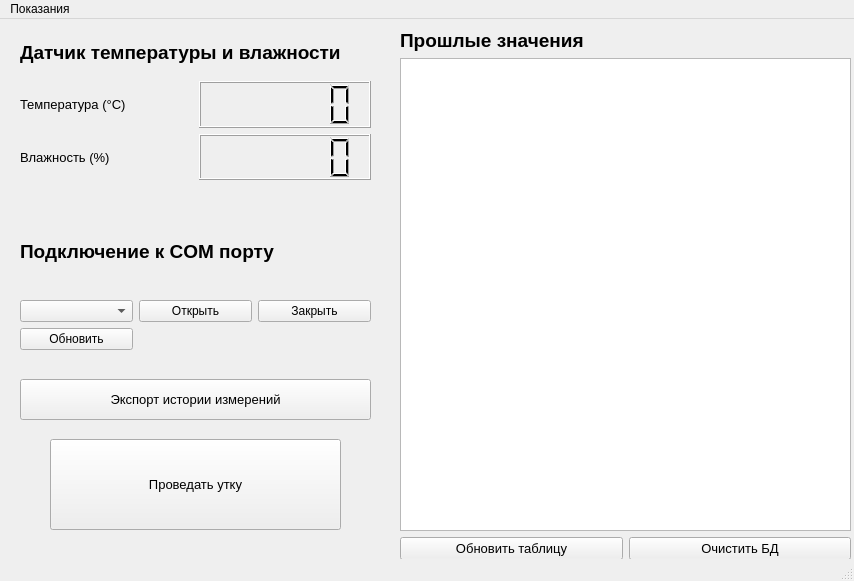
<?xml version="1.0" encoding="UTF-8"?>
<ui version="4.0">
 <class>mainWindow</class>
 <widget class="QMainWindow" name="mainWindow">
  <property name="geometry">
   <rect>
    <x>0</x>
    <y>0</y>
    <width>854</width>
    <height>581</height>
   </rect>
  </property>
  <property name="minimumSize">
   <size>
    <width>854</width>
    <height>581</height>
   </size>
  </property>
  <property name="windowTitle">
   <string>Ну, допустим проект №1</string>
  </property>
  <widget class="QWidget" name="centralwidget">
   <widget class="QWidget" name="gridLayoutWidget">
    <property name="geometry">
     <rect>
      <x>20</x>
      <y>10</y>
      <width>351</width>
      <height>151</height>
     </rect>
    </property>
    <layout class="QGridLayout" name="gridLayout">
     <item row="2" column="0">
      <widget class="QLabel" name="qt_humi_label">
       <property name="font">
        <font>
         <pointsize>10</pointsize>
        </font>
       </property>
       <property name="text">
        <string>Влажность (%)</string>
       </property>
      </widget>
     </item>
     <item row="2" column="1">
      <widget class="QLCDNumber" name="qt_humi">
       <property name="digitCount">
        <number>6</number>
       </property>
      </widget>
     </item>
     <item row="1" column="1">
      <widget class="QLCDNumber" name="qt_temp">
       <property name="digitCount">
        <number>6</number>
       </property>
      </widget>
     </item>
     <item row="1" column="0">
      <widget class="QLabel" name="qt_temp_label">
       <property name="font">
        <font>
         <pointsize>10</pointsize>
        </font>
       </property>
       <property name="text">
        <string>Температура (°C)</string>
       </property>
      </widget>
     </item>
     <item row="0" column="0" colspan="2">
      <widget class="QLabel" name="label">
       <property name="font">
        <font>
         <family>MS Shell Dlg 2</family>
         <pointsize>14</pointsize>
         <weight>75</weight>
         <bold>true</bold>
        </font>
       </property>
       <property name="text">
        <string>Датчик температуры и влажности</string>
       </property>
      </widget>
     </item>
    </layout>
   </widget>
   <widget class="QPushButton" name="export_history">
    <property name="geometry">
     <rect>
      <x>20</x>
      <y>360</y>
      <width>351</width>
      <height>41</height>
     </rect>
    </property>
    <property name="font">
     <font>
      <pointsize>10</pointsize>
     </font>
    </property>
    <property name="text">
     <string>Экспорт истории измерений</string>
    </property>
   </widget>
   <widget class="QWidget" name="gridLayoutWidget_2">
    <property name="geometry">
     <rect>
      <x>20</x>
      <y>190</y>
      <width>351</width>
      <height>141</height>
     </rect>
    </property>
    <layout class="QGridLayout" name="gridLayout_2">
     <item row="1" column="2">
      <widget class="QPushButton" name="serial_sensor_close">
       <property name="text">
        <string>Закрыть</string>
       </property>
      </widget>
     </item>
     <item row="1" column="1">
      <widget class="QPushButton" name="serial_sensor_open">
       <property name="text">
        <string>Открыть</string>
       </property>
      </widget>
     </item>
     <item row="2" column="0">
      <widget class="QPushButton" name="serial_sensor_update">
       <property name="text">
        <string>Обновить</string>
       </property>
      </widget>
     </item>
     <item row="0" column="0" colspan="3">
      <widget class="QLabel" name="label_3">
       <property name="font">
        <font>
         <family>MS Shell Dlg 2</family>
         <pointsize>14</pointsize>
         <weight>75</weight>
         <bold>true</bold>
        </font>
       </property>
       <property name="text">
        <string>Подключение к COM порту</string>
       </property>
      </widget>
     </item>
     <item row="1" column="0">
      <widget class="QComboBox" name="serial_sensor"/>
     </item>
    </layout>
   </widget>
   <widget class="QWidget" name="gridLayoutWidget_3">
    <property name="geometry">
     <rect>
      <x>400</x>
      <y>10</y>
      <width>451</width>
      <height>531</height>
     </rect>
    </property>
    <layout class="QGridLayout" name="gridLayout_3">
     <item row="2" column="1">
      <widget class="QPushButton" name="table_delete">
       <property name="font">
        <font>
         <pointsize>10</pointsize>
        </font>
       </property>
       <property name="text">
        <string>Очистить БД</string>
       </property>
      </widget>
     </item>
     <item row="2" column="0">
      <widget class="QPushButton" name="table_update">
       <property name="font">
        <font>
         <pointsize>10</pointsize>
        </font>
       </property>
       <property name="text">
        <string>Обновить таблицу</string>
       </property>
      </widget>
     </item>
     <item row="0" column="0" colspan="2">
      <widget class="QLabel" name="label_2">
       <property name="font">
        <font>
         <family>MS Shell Dlg 2</family>
         <pointsize>14</pointsize>
         <weight>75</weight>
         <bold>true</bold>
        </font>
       </property>
       <property name="text">
        <string>Прошлые значения</string>
       </property>
      </widget>
     </item>
     <item row="1" column="0" colspan="2">
      <widget class="QTableView" name="view_sql"/>
     </item>
    </layout>
   </widget>
   <widget class="QPushButton" name="duck_button">
    <property name="geometry">
     <rect>
      <x>50</x>
      <y>420</y>
      <width>291</width>
      <height>91</height>
     </rect>
    </property>
    <property name="font">
     <font>
      <pointsize>10</pointsize>
     </font>
    </property>
    <property name="text">
     <string>Проведать утку</string>
    </property>
   </widget>
  </widget>
  <widget class="QMenuBar" name="menubar">
   <property name="geometry">
    <rect>
     <x>0</x>
     <y>0</y>
     <width>854</width>
     <height>21</height>
    </rect>
   </property>
   <widget class="QMenu" name="menu">
    <property name="title">
     <string>Показания</string>
    </property>
    <addaction name="action_celsium"/>
    <addaction name="action_faringate"/>
    <addaction name="separator"/>
   </widget>
   <addaction name="menu"/>
  </widget>
  <widget class="QStatusBar" name="statusbar"/>
  <action name="action_celsium">
   <property name="text">
    <string>Градусы цельсия</string>
   </property>
  </action>
  <action name="action_faringate">
   <property name="text">
    <string>Фарингейты</string>
   </property>
  </action>
 </widget>
 <resources/>
 <connections/>
</ui>
